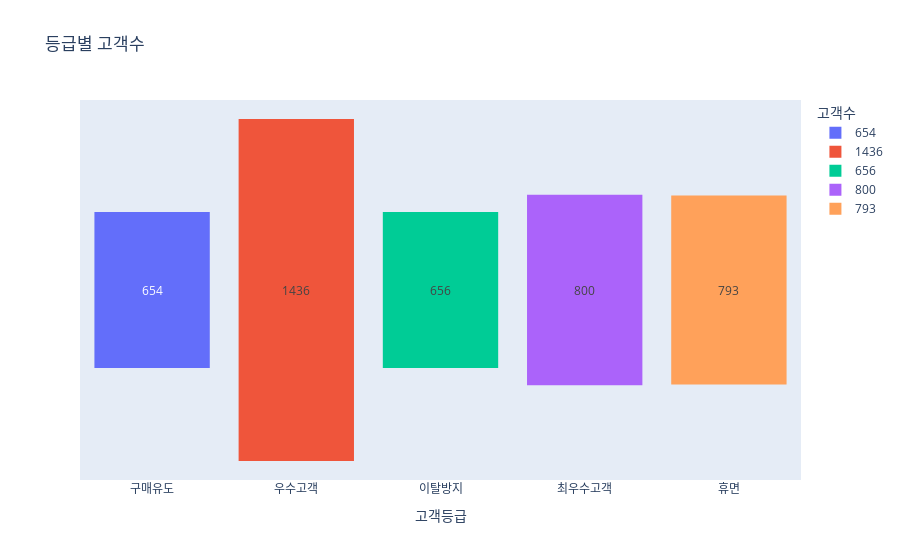

The cell this chart's notebook holds for it:
### Code cell
customer_grades = rm_df.groupby(by=['고객등급'],as_index=False)[['CustomerID']].nunique()
fig = px.funnel(data_frame=customer_grades,x='고객등급',y='CustomerID',color='CustomerID',
                labels={'CustomerID':'고객수'},title='등급별 고객수')
fig.update_layout(xaxis_title='고객등급',yaxis_title='고객수')
fig

### Figure 1 — Plotly figure (JSON) as saved in the notebook; plotly's stock layout.template omitted (floating-point values rounded to 4 significant figures)
{"data": [{"hovertemplate": "고객수=%{y}<br>고객등급=%{x}<extra></extra>", "legendgroup": "654", "marker": {"color": "#636efa"}, "name": "654", "orientation": "v", "showlegend": true, "type": "funnel", "x": ["구매유도"], "xaxis": "x", "y": [654], "yaxis": "y"}, {"hovertemplate": "고객수=%{y}<br>고객등급=%{x}<extra></extra>", "legendgroup": "1436", "marker": {"color": "#EF553B"}, "name": "1436", "orientation": "v", "showlegend": true, "type": "funnel", "x": ["우수고객"], "xaxis": "x", "y": [1436], "yaxis": "y"}, {"hovertemplate": "고객수=%{y}<br>고객등급=%{x}<extra></extra>", "legendgroup": "656", "marker": {"color": "#00cc96"}, "name": "656", "orientation": "v", "showlegend": true, "type": "funnel", "x": ["이탈방지"], "xaxis": "x", "y": [656], "yaxis": "y"}, {"hovertemplate": "고객수=%{y}<br>고객등급=%{x}<extra></extra>", "legendgroup": "800", "marker": {"color": "#ab63fa"}, "name": "800", "orientation": "v", "showlegend": true, "type": "funnel", "x": ["최우수고객"], "xaxis": "x", "y": [800], "yaxis": "y"}, {"hovertemplate": "고객수=%{y}<br>고객등급=%{x}<extra></extra>", "legendgroup": "793", "marker": {"color": "#FFA15A"}, "name": "793", "orientation": "v", "showlegend": true, "type": "funnel", "x": ["휴면"], "xaxis": "x", "y": [793], "yaxis": "y"}], "layout": {"legend": {"title": {"text": "고객수"}, "tracegroupgap": 0}, "title": {"text": "등급별 고객수"}, "xaxis": {"anchor": "y", "domain": [0, 1], "title": {"text": "고객등급"}}, "yaxis": {"anchor": "x", "categoryarray": [793, 800, 656, 1436, 654], "categoryorder": "array", "domain": [0, 1], "title": {"text": "고객수"}}}}
